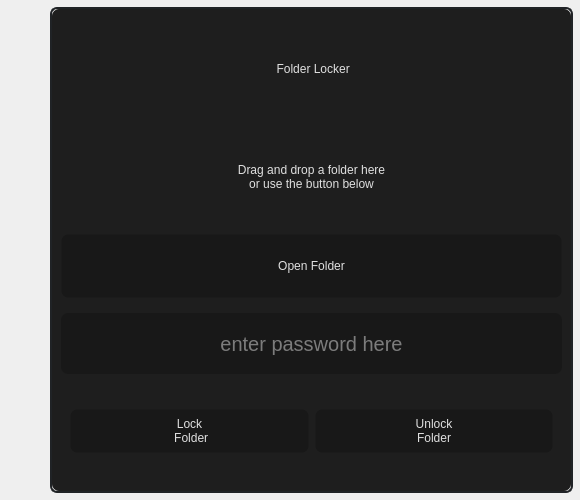
<?xml version="1.0" encoding="UTF-8"?>
<ui version="4.0">
 <class>MainWindow</class>
 <widget class="QMainWindow" name="MainWindow">
  <property name="geometry">
   <rect>
    <x>0</x>
    <y>0</y>
    <width>580</width>
    <height>500</height>
   </rect>
  </property>
  <property name="minimumSize">
   <size>
    <width>550</width>
    <height>500</height>
   </size>
  </property>
  <property name="windowTitle">
   <string>MainWindow</string>
  </property>
  <widget class="QWidget" name="centralwidget">
   <property name="styleSheet">
    <string notr="true">/* ===================
   General Styles 
==================== */

/* Global font and text color */
* {
    /* background-color: #1b1b1b; */ /* Optional background color */
    font: 600 18pt &quot;Consolas&quot;;
    color: #e0e0e0;
}

/* ===================
   QLineEdit Styles 
==================== */

/* Background color for input fields */
.QLineEdit {
    background-color: #181818;
}

/* ===================
   QPushButton Styles 
==================== */

/* Default button appearance */
.QPushButton {
    background-color: #181818;
    padding: 7px;
    border: 1px solid transparent; /* Optional border for clarity */
    border-radius: 5px;
}

/* Button hover effect */
.QPushButton:hover {
    background-color: #3a3a3a;
}

/* Button pressed effect */
.QPushButton:pressed {
    background-color: #2b2b2b;
}

/* ===================
   Left Menu Button Styles 
==================== */

/* Default appearance of buttons in the left menu */
#leftMenu .QPushButton {
    background-color: transparent;
    border-radius: 7px;
}

/* Button hover effect in the left menu */
#leftMenu .QPushButton:hover {
    background-color: #3a3a3a;
}

/* Button pressed effect in the left menu */
#leftMenu .QPushButton:pressed {
    background-color: #2b2b2b;
}

/* ===================
   Main Frame Styles 
==================== */

/* Border and background styling for the main frame */
#mainFrame {
    border: 2px solid #202326;
    border-radius: 7px;
}

/* Background color for inner frames in main frame */
#mainFrame .QFrame {
    background-color: #1e1e1e;
}

/* Background color for labels inside the main frame */
#mainFrame .QLabel {
    background-color: #1e1e1e;
}

/* ===================
   Left Menu Button Appearance 
==================== */

/* Padding and font style for buttons in the left menu */
#leftMenu .QPushButton {
    padding: 7px;
    image-position: left center;
    font: 13pt &quot;Consolas&quot;;
    color: #ffffff;
}

/* ===================
   Icon Button Styles 
==================== */

/* Icon images for various buttons */
#settings_btn {
    image: url(:/dark/dark/settings_48_regular.svg);
}

#home_btn {
    image: url(:/dark/dark/home_48_regular.svg);
}

#theme_btn {
    image: url(:/dark/dark/weather_sunny_48_regular.svg);
}

#menu_btn {
    image: url(:/dark/dark/panel_left_text_48_regular.svg);
}

/* ===================
   Labels Styles 
==================== */

/* Main label in settings */
#stg_lbl_main {
    padding-left: 4px;
    font: 700 24pt &quot;Consolas&quot;;
}

/* ===================
   Stack Widget Styles 
==================== */

/* Styling for widgets within the settings stack */
#stack_stg .QWidget {
    border-radius: 8px;
    background-color: #4a4a4a;
}

/* ===================
   Home App Label Styles 
==================== */

/* Label for home app button in settings */
#stg_home_app_bt_lbl {
    font: 600 13pt &quot;Consolas Semib&quot;;
    padding-left: 16px;
}

/* Image label padding */
#stg_home_app_img_lbl {
    padding: 17px;
}

/* Header label for home app in settings */
#stg_home_app_hd_lbl {
    font: 900 16pt &quot;Consolas&quot;;
    padding-left: 2px;
}

/* Button for home app in settings */
#stg_home_app_img_btn {
    font: 600 14pt &quot;Consolas&quot;;
    padding-left: 4px;
    border: 0px;
}

/* ===================
   Home Info Label Styles 
==================== */

/* Label for home info button in settings */
#stg_home_info_bt_lbl {
    font: 600 13pt &quot;Consolas&quot;;
    padding-left: 16px;
}

/* Image label padding for info */
#stg_home_info_img_lbl {
    padding: 17px;
}

/* Header label for home info in settings */
#stg_home_info_hd_lbl {
    font: 900 16pt &quot;Consolas&quot;;
    padding-left: 2px;
}

/* Button for home info in settings */
#stg_home_info_img_btn {
    font: 600 14pt &quot;Consolas&quot;;
    padding-left: 4px;
    border: 0px;
}

/* ===================
   Page Background Styles 
==================== */

/* Background colors for different pages */
#home_page, #setting_page, #info_page {
    background-color: #1e1e1e;
}

/* ===================
   Settings Page Styles 
==================== */

/* Background color for settings pages */
#stg_abt_pg, #stg_home_pg, #stg_app_pg {
    background-color: #1e1e1e;
}

/* ===================
   Tooltip Styles 
==================== */

/* General tooltip appearance */
QToolTip {
    background-color: #333333;
    color: #e0e0e0;
    border: 1px;
    padding: 4px;
    font: 400 12pt &quot;Consolas&quot;;
    border-radius: 10px;
    opacity: 85%;
}

/* ===================
   Tooltips for Specific Buttons 
==================== */

/* Tooltip for home button */
#home_btn::after {
    content: &quot;Go to Home Page&quot;;
}

/* Tooltip for settings button */
#settings_btn::after {
    content: &quot;Open Settings&quot;;
}

/* Tooltip for theme button */
#theme_btn::after {
    content: &quot;Change Theme&quot;;
}

/* Tooltip for menu button */
#menu_btn::after {
    content: &quot;Open Menu&quot;;
}
</string>
   </property>
   <layout class="QHBoxLayout" name="horizontalLayout">
    <property name="spacing">
     <number>0</number>
    </property>
    <property name="leftMargin">
     <number>0</number>
    </property>
    <property name="topMargin">
     <number>7</number>
    </property>
    <property name="rightMargin">
     <number>7</number>
    </property>
    <property name="bottomMargin">
     <number>7</number>
    </property>
    <item>
     <widget class="QFrame" name="leftMenu">
      <property name="minimumSize">
       <size>
        <width>50</width>
        <height>0</height>
       </size>
      </property>
      <property name="maximumSize">
       <size>
        <width>50</width>
        <height>16777215</height>
       </size>
      </property>
      <property name="styleSheet">
       <string notr="true"/>
      </property>
      <layout class="QVBoxLayout" name="verticalLayout">
       <property name="spacing">
        <number>5</number>
       </property>
       <property name="leftMargin">
        <number>5</number>
       </property>
       <property name="topMargin">
        <number>5</number>
       </property>
       <property name="rightMargin">
        <number>5</number>
       </property>
       <property name="bottomMargin">
        <number>5</number>
       </property>
       <item>
        <widget class="QPushButton" name="menu_btn">
         <property name="sizePolicy">
          <sizepolicy hsizetype="Minimum" vsizetype="Expanding">
           <horstretch>0</horstretch>
           <verstretch>0</verstretch>
          </sizepolicy>
         </property>
         <property name="maximumSize">
          <size>
           <width>16777215</width>
           <height>40</height>
          </size>
         </property>
         <property name="toolTip">
          <string>Menu</string>
         </property>
         <property name="styleSheet">
          <string notr="true">image-position : center</string>
         </property>
         <property name="text">
          <string/>
         </property>
        </widget>
       </item>
       <item>
        <widget class="QPushButton" name="home_btn">
         <property name="sizePolicy">
          <sizepolicy hsizetype="Minimum" vsizetype="Expanding">
           <horstretch>0</horstretch>
           <verstretch>0</verstretch>
          </sizepolicy>
         </property>
         <property name="maximumSize">
          <size>
           <width>16777215</width>
           <height>40</height>
          </size>
         </property>
         <property name="toolTip">
          <string>Home</string>
         </property>
         <property name="styleSheet">
          <string notr="true"/>
         </property>
         <property name="text">
          <string/>
         </property>
        </widget>
       </item>
       <item>
        <spacer name="verticalSpacer">
         <property name="orientation">
          <enum>Qt::Orientation::Vertical</enum>
         </property>
         <property name="sizeHint" stdset="0">
          <size>
           <width>20</width>
           <height>40</height>
          </size>
         </property>
        </spacer>
       </item>
       <item>
        <widget class="QPushButton" name="theme_btn">
         <property name="sizePolicy">
          <sizepolicy hsizetype="Minimum" vsizetype="Expanding">
           <horstretch>0</horstretch>
           <verstretch>0</verstretch>
          </sizepolicy>
         </property>
         <property name="maximumSize">
          <size>
           <width>16777215</width>
           <height>40</height>
          </size>
         </property>
         <property name="toolTip">
          <string>Theme</string>
         </property>
         <property name="styleSheet">
          <string notr="true"/>
         </property>
         <property name="text">
          <string/>
         </property>
        </widget>
       </item>
       <item>
        <widget class="QPushButton" name="settings_btn">
         <property name="sizePolicy">
          <sizepolicy hsizetype="Minimum" vsizetype="Expanding">
           <horstretch>0</horstretch>
           <verstretch>0</verstretch>
          </sizepolicy>
         </property>
         <property name="maximumSize">
          <size>
           <width>16777215</width>
           <height>40</height>
          </size>
         </property>
         <property name="toolTip">
          <string>Settings</string>
         </property>
         <property name="styleSheet">
          <string notr="true"/>
         </property>
         <property name="text">
          <string/>
         </property>
        </widget>
       </item>
      </layout>
     </widget>
    </item>
    <item>
     <widget class="QFrame" name="mainFrame">
      <property name="styleSheet">
       <string notr="true">border-radius: 7px;</string>
      </property>
      <property name="frameShape">
       <enum>QFrame::Shape::StyledPanel</enum>
      </property>
      <property name="frameShadow">
       <enum>QFrame::Shadow::Raised</enum>
      </property>
      <layout class="QVBoxLayout" name="verticalLayout_2">
       <property name="spacing">
        <number>0</number>
       </property>
       <property name="leftMargin">
        <number>0</number>
       </property>
       <property name="topMargin">
        <number>0</number>
       </property>
       <property name="rightMargin">
        <number>0</number>
       </property>
       <property name="bottomMargin">
        <number>0</number>
       </property>
       <item>
        <widget class="QStackedWidget" name="switchPage">
         <property name="styleSheet">
          <string notr="true"/>
         </property>
         <property name="currentIndex">
          <number>0</number>
         </property>
         <widget class="QWidget" name="home_page">
          <property name="styleSheet">
           <string notr="true"/>
          </property>
          <layout class="QVBoxLayout" name="verticalLayout_3">
           <item>
            <widget class="QLabel" name="app_title_lbl">
             <property name="styleSheet">
              <string notr="true">font: 700 25pt;</string>
             </property>
             <property name="text">
              <string> Folder Locker</string>
             </property>
             <property name="alignment">
              <set>Qt::AlignmentFlag::AlignCenter</set>
             </property>
            </widget>
           </item>
           <item>
            <widget class="QLabel" name="drag_n_drop_lbl">
             <property name="styleSheet">
              <string notr="true">font: 300 15pt;</string>
             </property>
             <property name="text">
              <string>Drag and drop a folder here 
or use the button below</string>
             </property>
             <property name="alignment">
              <set>Qt::AlignmentFlag::AlignCenter</set>
             </property>
            </widget>
           </item>
           <item>
            <widget class="QPushButton" name="open_folder_btn">
             <property name="minimumSize">
              <size>
               <width>227</width>
               <height>64</height>
              </size>
             </property>
             <property name="maximumSize">
              <size>
               <width>16777215</width>
               <height>64</height>
              </size>
             </property>
             <property name="acceptDrops">
              <bool>true</bool>
             </property>
             <property name="styleSheet">
              <string notr="true"/>
             </property>
             <property name="inputMethodHints">
              <set>Qt::InputMethodHint::ImhHiddenText</set>
             </property>
             <property name="text">
              <string>Open Folder</string>
             </property>
            </widget>
           </item>
           <item>
            <widget class="Line" name="line_2">
             <property name="orientation">
              <enum>Qt::Orientation::Horizontal</enum>
             </property>
            </widget>
           </item>
           <item>
            <widget class="QLineEdit" name="pass_input_box">
             <property name="minimumSize">
              <size>
               <width>391</width>
               <height>61</height>
              </size>
             </property>
             <property name="maximumSize">
              <size>
               <width>16777215</width>
               <height>61</height>
              </size>
             </property>
             <property name="styleSheet">
              <string notr="true">padding: 10px;
font:  15pt;</string>
             </property>
             <property name="text">
              <string/>
             </property>
             <property name="alignment">
              <set>Qt::AlignmentFlag::AlignCenter</set>
             </property>
             <property name="placeholderText">
              <string>enter password here</string>
             </property>
             <property name="clearButtonEnabled">
              <bool>false</bool>
             </property>
            </widget>
           </item>
           <item>
            <widget class="QFrame" name="horizontalFrame">
             <property name="styleSheet">
              <string notr="true"/>
             </property>
             <layout class="QHBoxLayout" name="horizontalLayout_4">
              <item>
               <widget class="QPushButton" name="lock_folder_btn">
                <property name="styleSheet">
                 <string notr="true"/>
                </property>
                <property name="text">
                 <string>Lock
 Folder</string>
                </property>
               </widget>
              </item>
              <item>
               <widget class="QPushButton" name="unlock_folder_btn">
                <property name="styleSheet">
                 <string notr="true"/>
                </property>
                <property name="text">
                 <string>Unlock
Folder</string>
                </property>
               </widget>
              </item>
             </layout>
            </widget>
           </item>
          </layout>
         </widget>
         <widget class="QWidget" name="settings_page">
          <layout class="QVBoxLayout" name="verticalLayout_4">
           <property name="spacing">
            <number>0</number>
           </property>
           <property name="leftMargin">
            <number>0</number>
           </property>
           <property name="topMargin">
            <number>0</number>
           </property>
           <property name="rightMargin">
            <number>0</number>
           </property>
           <property name="bottomMargin">
            <number>0</number>
           </property>
           <item>
            <widget class="QFrame" name="stg_lbl_v_frame_2">
             <layout class="QVBoxLayout" name="stg_lbl_v_frame">
              <property name="spacing">
               <number>0</number>
              </property>
              <property name="leftMargin">
               <number>0</number>
              </property>
              <property name="topMargin">
               <number>0</number>
              </property>
              <property name="rightMargin">
               <number>0</number>
              </property>
              <property name="bottomMargin">
               <number>0</number>
              </property>
              <item>
               <widget class="QLabel" name="stg_lbl_main">
                <property name="minimumSize">
                 <size>
                  <width>746</width>
                  <height>43</height>
                 </size>
                </property>
                <property name="maximumSize">
                 <size>
                  <width>16777215</width>
                  <height>43</height>
                 </size>
                </property>
                <property name="text">
                 <string>Settings</string>
                </property>
               </widget>
              </item>
              <item>
               <widget class="QStackedWidget" name="setting_stackfrm">
                <property name="styleSheet">
                 <string notr="true"/>
                </property>
                <property name="currentIndex">
                 <number>1</number>
                </property>
                <widget class="QWidget" name="stg_home_pg"/>
                <widget class="QWidget" name="stg_abt_pg">
                 <layout class="QVBoxLayout" name="verticalLayout_6">
                  <property name="spacing">
                   <number>0</number>
                  </property>
                  <property name="leftMargin">
                   <number>0</number>
                  </property>
                  <property name="topMargin">
                   <number>0</number>
                  </property>
                  <property name="rightMargin">
                   <number>0</number>
                  </property>
                  <property name="bottomMargin">
                   <number>0</number>
                  </property>
                 </layout>
                </widget>
                <widget class="QWidget" name="stg_app_pg"/>
               </widget>
              </item>
             </layout>
            </widget>
           </item>
          </layout>
         </widget>
        </widget>
       </item>
      </layout>
     </widget>
    </item>
   </layout>
  </widget>
 </widget>
 <resources>
  <include location="../assest/assest.qrc"/>
 </resources>
 <connections/>
</ui>
